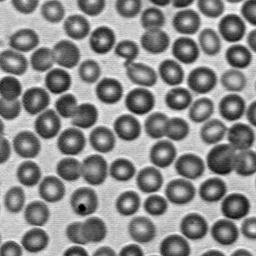
%> input picture Trabalho 2/img_cells.jpg, 256 x 256 px
$ octave Q3.m   (GNU Octave 9; MATLAB toolbox functions it lacks are replaced by stand-ins)
%> lines starting %> are read from the running program, lines starting %| are printed output that depends on the picture; in (x1, y1, x2, y2) boxes, pixels count from 0 and x2, y2 are one past the last pixel; in counts of white or black regions, pixels touching at a corner belong together; the program's own positions count from 1
clear
close all
clc
warning('off', 'Images:initSize:adjustingMag');

%Binarização da Imagem
img_original = rgb2gray(imread('img_cells.jpg'));
%> img_original: size 256x256 uint8; min 0, max 255, mean 138.6
imshow(img_original);
set(gcf,'name','Imagem Original');
level = graythresh(img_original);
%> level = 0.545
bin_img = imbinarize(img_original,level);
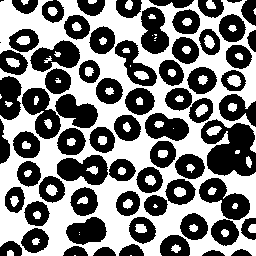
%> bin_img: size 256x256 logical; 49% white; 75 white regions (14 under 20 px), largest, box (x1, y1, x2, y2) and area: (0, 0, 256, 256) 28461, (227, 75, 241, 87) 123, (195, 104, 208, 117) 107
figure
imshow(bin_img);
set(gcf,'name','Imagem Binarizada');

%Tratamento das desconexões
bw = bwareaopen(bin_img, 100);
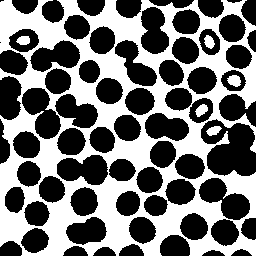
%> bw: size 256x256 logical; 44.2% white; 6 white regions, box (x1, y1, x2, y2) and area: (0, 0, 256, 256) 28461, (227, 75, 241, 87) 123, (195, 104, 208, 117) 107, (204, 35, 215, 49) 104, (206, 126, 222, 136) 102, (16, 36, 30, 45) 100

%Preenchimento de Buracos
bw2 = imfill(~bw,'holes');
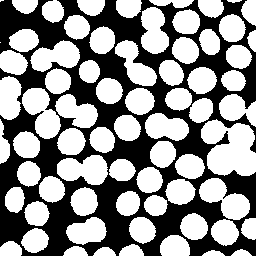
%> bw2: size 256x256 logical; 56.6% white; 1 black region, box (x1, y1, x2, y2) and area: (0, 0, 256, 256) 28461
figure
imshow(bw2);
title("Imagem Pré-Processada");

%Função de Distâncias
D = -bwdist(~bw2);
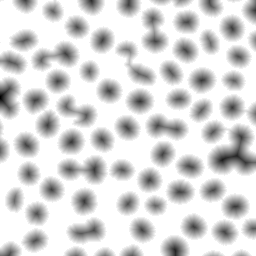
%> D: size 256x256 single; min -17.03, max 0, mean -2.65; drawn with min black and max white
D(~bw2) = -Inf;
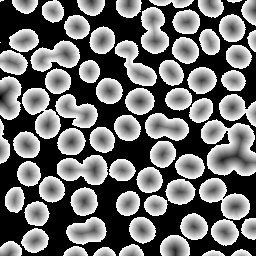
%> D: size 256x256 single; 43.43% of the values are NaN or infinite; the others: min -17.03, max -1, mean -4.68; drawn with min black, max white, NaN and infinite black
figure
imshow(imcomplement(D), [])
title("Complemento da Função de Distâncias");

%Transformada Watershed
L = watershed(D);
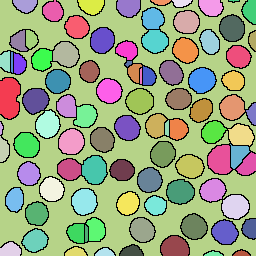
%> L: size 256x256 uint8; 94 distinct labels, from 0 to 93; one colour per label, 0 black
figure;
imshow(label2rgb(L,'jet',[0.9 0.9 0.9]));
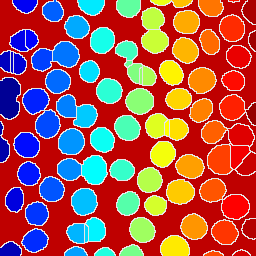
%> displayed picture: size 256x256x3, on the screen's scale of 0 to 255; mean R, G, B 164.2, 87.4, 81.1
title('Watershed');


%%% Metodo II (Inferior)
% [10 lines of commented-out code are left out]

$ run again, with Trabalho 2/morf_test.png saved as Trabalho 2/img_cells.jpg
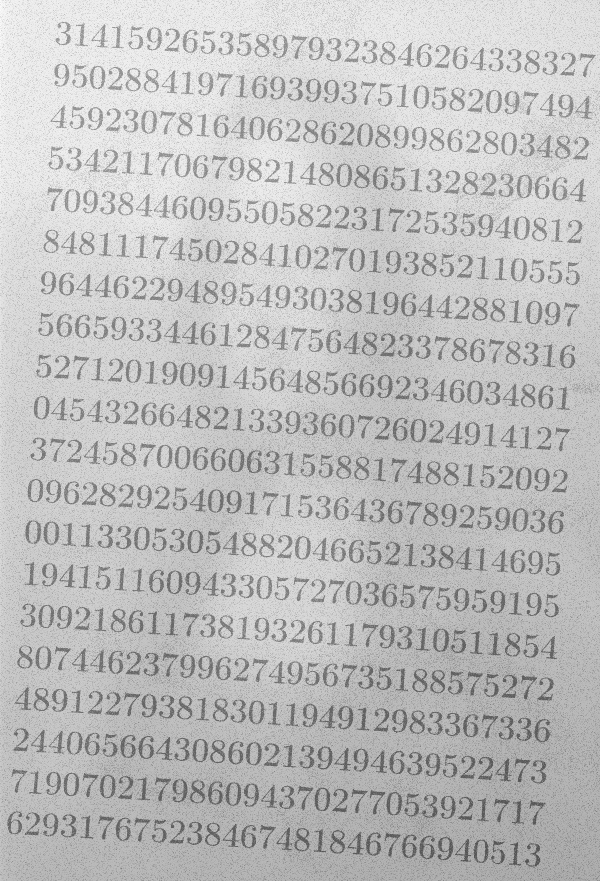
%> input picture Trabalho 2/morf_test.png, 600 x 881 px
%> img_original is the input picture: size 881x600 uint8; min 81, max 252, mean 190.6
%> level = 0.686
%> `bin_img = imbinarize(img_original,level);`:
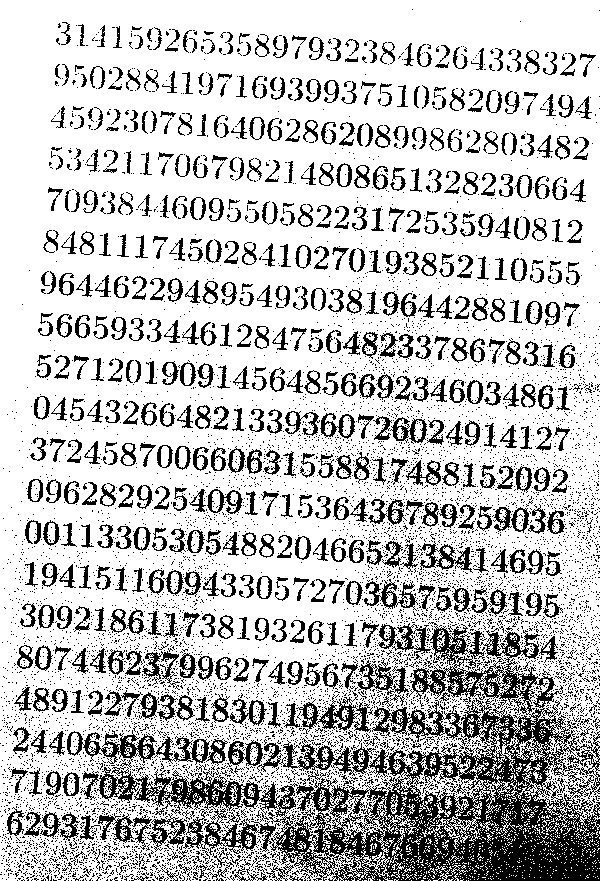
%> bin_img: size 881x600 logical; 76% white; 8212 black regions (7618 under 20 px), largest, box (x1, y1, x2, y2) and area: (134, 622, 600, 881) 35610, (257, 740, 376, 776) 1452, (183, 808, 281, 855) 1422
%> bw: size 881x600 logical; 74.1% white; 8100 black regions (7506 under 20 px), largest, box (x1, y1, x2, y2) and area: (134, 622, 600, 881) 40271, (257, 740, 376, 776) 1615, (183, 808, 281, 855) 1594
%> bw2: size 881x600 logical; 30.3% white; 7820 white regions (7225 under 20 px), largest, box (x1, y1, x2, y2) and area: (134, 622, 600, 881) 52136, (183, 808, 281, 855) 1825, (257, 740, 376, 776) 1793
%> L: size 881x600 uint16; 1595 distinct labels, from 0 to 1594
%> `imshow(label2rgb(L,'jet',[0.9 0.9 0.9]));`:
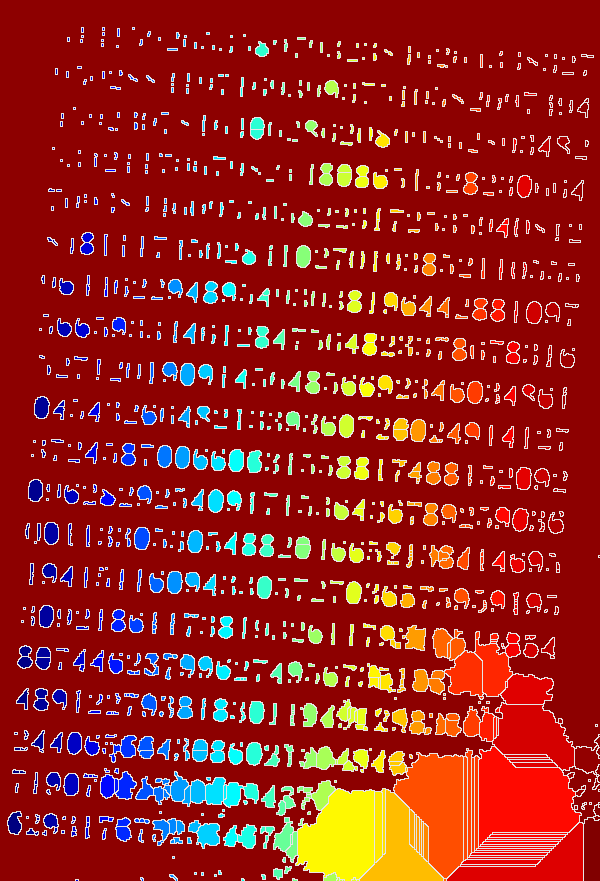
%> displayed picture: size 881x600x3, on the screen's scale of 0 to 255; mean R, G, B 152.5, 34.7, 28.3
